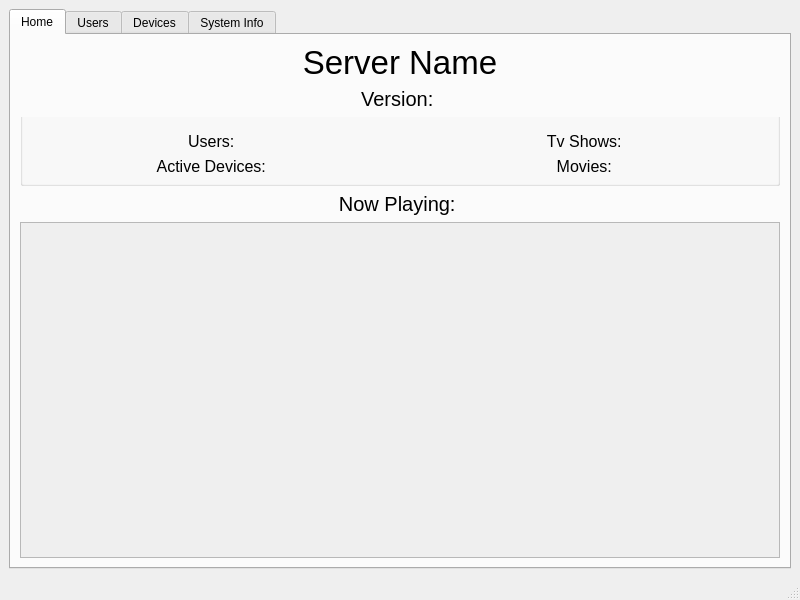
<?xml version="1.0" encoding="UTF-8"?>
<ui version="4.0">
 <class>MainWindow</class>
 <widget class="QMainWindow" name="MainWindow">
  <property name="geometry">
   <rect>
    <x>0</x>
    <y>0</y>
    <width>800</width>
    <height>600</height>
   </rect>
  </property>
  <property name="windowTitle">
   <string>Emby Status</string>
  </property>
  <property name="windowIcon">
   <iconset>
    <normaloff>icon.png</normaloff>icon.png</iconset>
  </property>
  <widget class="QWidget" name="centralwidget">
   <layout class="QGridLayout" name="gridLayout">
    <item row="0" column="0">
     <widget class="QTabWidget" name="tabWidget">
      <property name="currentIndex">
       <number>0</number>
      </property>
      <widget class="QWidget" name="Home_Tab">
       <property name="autoFillBackground">
        <bool>false</bool>
       </property>
       <attribute name="title">
        <string>Home</string>
       </attribute>
       <layout class="QGridLayout" name="gridLayout_2">
        <item row="2" column="0">
         <widget class="QGroupBox" name="groupBox_about">
          <property name="font">
           <font>
            <pointsize>12</pointsize>
           </font>
          </property>
          <property name="autoFillBackground">
           <bool>false</bool>
          </property>
          <property name="styleSheet">
           <string notr="true">QGroupBox{
	padding-top: 25px;
 	margin-top: -20px;
}</string>
          </property>
          <property name="title">
           <string/>
          </property>
          <property name="alignment">
           <set>Qt::AlignLeading|Qt::AlignLeft|Qt::AlignVCenter</set>
          </property>
          <layout class="QGridLayout" name="gridLayout_6">
           <item row="2" column="0">
            <widget class="QLabel" name="label_users">
             <property name="font">
              <font>
               <pointsize>12</pointsize>
              </font>
             </property>
             <property name="text">
              <string>Users: </string>
             </property>
             <property name="alignment">
              <set>Qt::AlignCenter</set>
             </property>
            </widget>
           </item>
           <item row="2" column="1">
            <widget class="QLabel" name="label_total_tv">
             <property name="font">
              <font>
               <pointsize>12</pointsize>
              </font>
             </property>
             <property name="text">
              <string>Tv Shows: </string>
             </property>
             <property name="alignment">
              <set>Qt::AlignCenter</set>
             </property>
            </widget>
           </item>
           <item row="4" column="0">
            <widget class="QLabel" name="label_active_devices">
             <property name="font">
              <font>
               <pointsize>12</pointsize>
              </font>
             </property>
             <property name="autoFillBackground">
              <bool>false</bool>
             </property>
             <property name="text">
              <string>Active Devices: </string>
             </property>
             <property name="alignment">
              <set>Qt::AlignCenter</set>
             </property>
            </widget>
           </item>
           <item row="4" column="1">
            <widget class="QLabel" name="label_total_movies">
             <property name="font">
              <font>
               <pointsize>12</pointsize>
              </font>
             </property>
             <property name="text">
              <string>Movies: </string>
             </property>
             <property name="alignment">
              <set>Qt::AlignCenter</set>
             </property>
            </widget>
           </item>
          </layout>
         </widget>
        </item>
        <item row="4" column="0">
         <widget class="QScrollArea" name="scrollArea">
          <property name="font">
           <font>
            <pointsize>11</pointsize>
           </font>
          </property>
          <property name="widgetResizable">
           <bool>true</bool>
          </property>
          <widget class="QWidget" name="scrollAreaWidgetContents_2">
           <property name="geometry">
            <rect>
             <x>0</x>
             <y>0</y>
             <width>764</width>
             <height>310</height>
            </rect>
           </property>
           <property name="font">
            <font>
             <pointsize>12</pointsize>
            </font>
           </property>
           <layout class="QVBoxLayout" name="verticalLayout"/>
          </widget>
         </widget>
        </item>
        <item row="0" column="0">
         <widget class="QLabel" name="label_server_name">
          <property name="font">
           <font>
            <pointsize>25</pointsize>
           </font>
          </property>
          <property name="text">
           <string>Server Name</string>
          </property>
          <property name="scaledContents">
           <bool>false</bool>
          </property>
          <property name="alignment">
           <set>Qt::AlignCenter</set>
          </property>
         </widget>
        </item>
        <item row="1" column="0">
         <widget class="QLabel" name="label_version">
          <property name="font">
           <font>
            <pointsize>15</pointsize>
           </font>
          </property>
          <property name="text">
           <string>Version: </string>
          </property>
          <property name="alignment">
           <set>Qt::AlignCenter</set>
          </property>
         </widget>
        </item>
        <item row="3" column="0">
         <widget class="QLabel" name="label_NowPlaying">
          <property name="font">
           <font>
            <pointsize>15</pointsize>
           </font>
          </property>
          <property name="text">
           <string>Now Playing: </string>
          </property>
          <property name="alignment">
           <set>Qt::AlignCenter</set>
          </property>
         </widget>
        </item>
       </layout>
      </widget>
      <widget class="QWidget" name="Users_Tab">
       <property name="enabled">
        <bool>true</bool>
       </property>
       <attribute name="title">
        <string>Users</string>
       </attribute>
       <layout class="QVBoxLayout" name="verticalLayout_UserTab">
        <item>
         <widget class="QLabel" name="users_tab_label">
          <property name="font">
           <font>
            <pointsize>15</pointsize>
           </font>
          </property>
          <property name="text">
           <string>Users</string>
          </property>
          <property name="alignment">
           <set>Qt::AlignCenter</set>
          </property>
         </widget>
        </item>
        <item>
         <widget class="QScrollArea" name="scrollArea_Users">
          <property name="widgetResizable">
           <bool>true</bool>
          </property>
          <widget class="QWidget" name="scrollAreaWidgetContents_users">
           <property name="geometry">
            <rect>
             <x>0</x>
             <y>0</y>
             <width>764</width>
             <height>456</height>
            </rect>
           </property>
           <layout class="QVBoxLayout" name="verticalLayout_UsersScroll"/>
          </widget>
         </widget>
        </item>
       </layout>
      </widget>
      <widget class="QWidget" name="device_tab">
       <attribute name="title">
        <string>Devices</string>
       </attribute>
       <layout class="QVBoxLayout" name="verticalLayout_DeviceTab">
        <item>
         <widget class="QLabel" name="devices_tab_label">
          <property name="font">
           <font>
            <pointsize>15</pointsize>
           </font>
          </property>
          <property name="text">
           <string>Devices</string>
          </property>
          <property name="alignment">
           <set>Qt::AlignCenter</set>
          </property>
         </widget>
        </item>
        <item>
         <widget class="QScrollArea" name="scrollArea_Devices">
          <property name="widgetResizable">
           <bool>true</bool>
          </property>
          <widget class="QWidget" name="scrollAreaWidgetContents_Devices">
           <property name="geometry">
            <rect>
             <x>0</x>
             <y>0</y>
             <width>764</width>
             <height>456</height>
            </rect>
           </property>
           <layout class="QVBoxLayout" name="verticalLayout_Devices"/>
          </widget>
         </widget>
        </item>
       </layout>
      </widget>
      <widget class="QWidget" name="SystemInfo_Tab">
       <attribute name="title">
        <string>System Info</string>
       </attribute>
       <layout class="QVBoxLayout" name="verticalLayout_3">
        <item>
         <widget class="QGroupBox" name="groupBox_SystemInfo">
          <property name="font">
           <font>
            <pointsize>20</pointsize>
           </font>
          </property>
          <property name="title">
           <string>Server Name</string>
          </property>
          <property name="alignment">
           <set>Qt::AlignCenter</set>
          </property>
          <layout class="QGridLayout" name="gridLayout_3">
           <item row="1" column="1">
            <widget class="QGroupBox" name="groupBox_Connection">
             <property name="font">
              <font>
               <pointsize>12</pointsize>
              </font>
             </property>
             <property name="autoFillBackground">
              <bool>true</bool>
             </property>
             <property name="title">
              <string>Connection</string>
             </property>
             <property name="alignment">
              <set>Qt::AlignCenter</set>
             </property>
             <layout class="QVBoxLayout" name="verticalLayout_4">
              <item>
               <widget class="QLabel" name="label_Wan">
                <property name="text">
                 <string>Wan Address:</string>
                </property>
                <property name="alignment">
                 <set>Qt::AlignCenter</set>
                </property>
               </widget>
              </item>
              <item>
               <widget class="QLabel" name="label_Lan">
                <property name="text">
                 <string>Lan Address: </string>
                </property>
                <property name="alignment">
                 <set>Qt::AlignCenter</set>
                </property>
               </widget>
              </item>
             </layout>
            </widget>
           </item>
           <item row="1" column="0">
            <widget class="QGroupBox" name="groupBox_Version">
             <property name="font">
              <font>
               <pointsize>12</pointsize>
              </font>
             </property>
             <property name="autoFillBackground">
              <bool>true</bool>
             </property>
             <property name="title">
              <string>Version</string>
             </property>
             <property name="alignment">
              <set>Qt::AlignCenter</set>
             </property>
             <layout class="QVBoxLayout" name="verticalLayout_2">
              <item>
               <widget class="QLabel" name="label_ServerVersion">
                <property name="text">
                 <string>Version</string>
                </property>
                <property name="alignment">
                 <set>Qt::AlignCenter</set>
                </property>
               </widget>
              </item>
              <item>
               <widget class="QLabel" name="label_HasUpdate">
                <property name="text">
                 <string>Has Update</string>
                </property>
                <property name="alignment">
                 <set>Qt::AlignCenter</set>
                </property>
               </widget>
              </item>
              <item>
               <widget class="QLabel" name="label_PendinRestart">
                <property name="text">
                 <string>Pending Restart</string>
                </property>
                <property name="alignment">
                 <set>Qt::AlignCenter</set>
                </property>
               </widget>
              </item>
             </layout>
            </widget>
           </item>
          </layout>
         </widget>
        </item>
        <item>
         <widget class="QGroupBox" name="groupBox_MoreInfo">
          <property name="font">
           <font>
            <pointsize>15</pointsize>
           </font>
          </property>
          <property name="autoFillBackground">
           <bool>true</bool>
          </property>
          <property name="title">
           <string>Server Info</string>
          </property>
          <property name="alignment">
           <set>Qt::AlignCenter</set>
          </property>
          <layout class="QGridLayout" name="gridLayout_4">
           <item row="0" column="0">
            <widget class="QLabel" name="label_OperatingSystem">
             <property name="font">
              <font>
               <pointsize>12</pointsize>
              </font>
             </property>
             <property name="text">
              <string>Operating System</string>
             </property>
             <property name="alignment">
              <set>Qt::AlignCenter</set>
             </property>
            </widget>
           </item>
           <item row="1" column="0">
            <widget class="QLabel" name="label_LogPath">
             <property name="font">
              <font>
               <pointsize>12</pointsize>
              </font>
             </property>
             <property name="text">
              <string>Log Path</string>
             </property>
             <property name="alignment">
              <set>Qt::AlignCenter</set>
             </property>
            </widget>
           </item>
           <item row="1" column="1">
            <widget class="QLabel" name="label_CachePath">
             <property name="font">
              <font>
               <pointsize>12</pointsize>
              </font>
             </property>
             <property name="text">
              <string>Cache Path</string>
             </property>
             <property name="alignment">
              <set>Qt::AlignCenter</set>
             </property>
            </widget>
           </item>
           <item row="0" column="1">
            <widget class="QLabel" name="label_ProgramDataPath">
             <property name="font">
              <font>
               <pointsize>12</pointsize>
              </font>
             </property>
             <property name="text">
              <string>ProgramDataPath</string>
             </property>
             <property name="alignment">
              <set>Qt::AlignCenter</set>
             </property>
            </widget>
           </item>
          </layout>
         </widget>
        </item>
       </layout>
      </widget>
     </widget>
    </item>
   </layout>
  </widget>
  <widget class="QMenuBar" name="menubar">
   <property name="geometry">
    <rect>
     <x>0</x>
     <y>0</y>
     <width>800</width>
     <height>29</height>
    </rect>
   </property>
  </widget>
  <widget class="QStatusBar" name="statusbar"/>
 </widget>
 <resources/>
 <connections/>
</ui>
